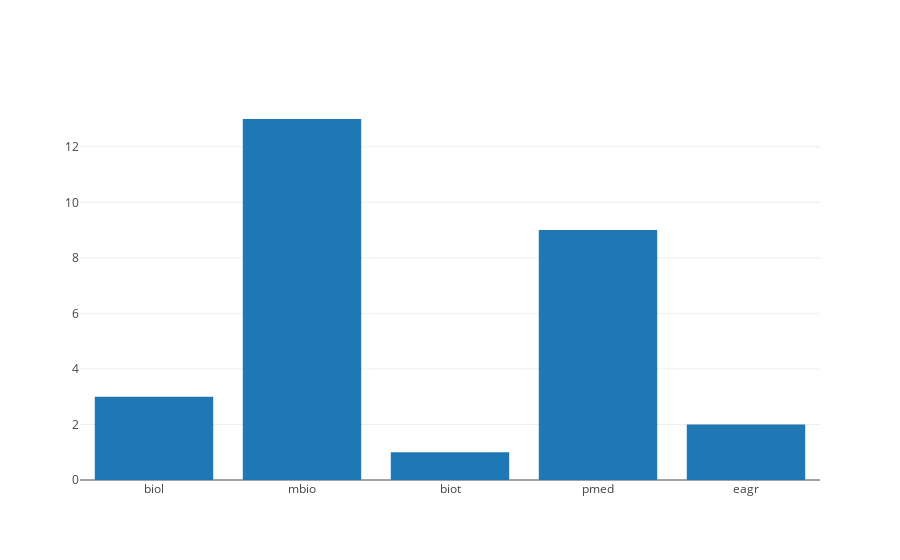

The notebook cell saved with this chart:
### Code cell
# Graficas de barras en plotly
import plotly
import plotly.graph_objs as go
plotly.offline.init_notebook_mode(connected=True)

data=[go.Bar(x=['biol','mbio','biot','pmed','eagr'],y=[3,13,1,9,2])]

plotly.offline.iplot(data, filename='barras verticales')

### Figure 1 — Plotly figure (JSON) as saved in the notebook; plotly's stock layout.template omitted (floating-point values rounded to 4 significant figures)
{"data": [{"type": "bar", "uid": "4c83f84a-cab6-48f9-9b65-8cdd37944e90", "x": ["biol", "mbio", "biot", "pmed", "eagr"], "y": [3, 13, 1, 9, 2]}], "layout": {}}
